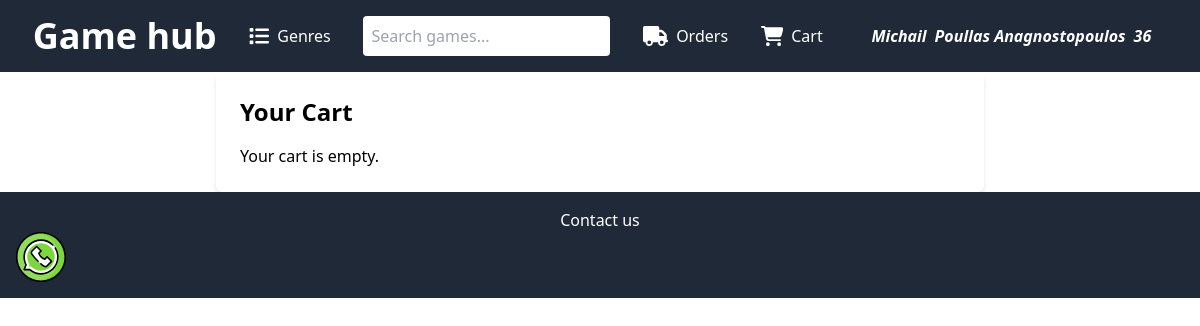
/cart/ (signed in), run on an earlier commit of the app's database.
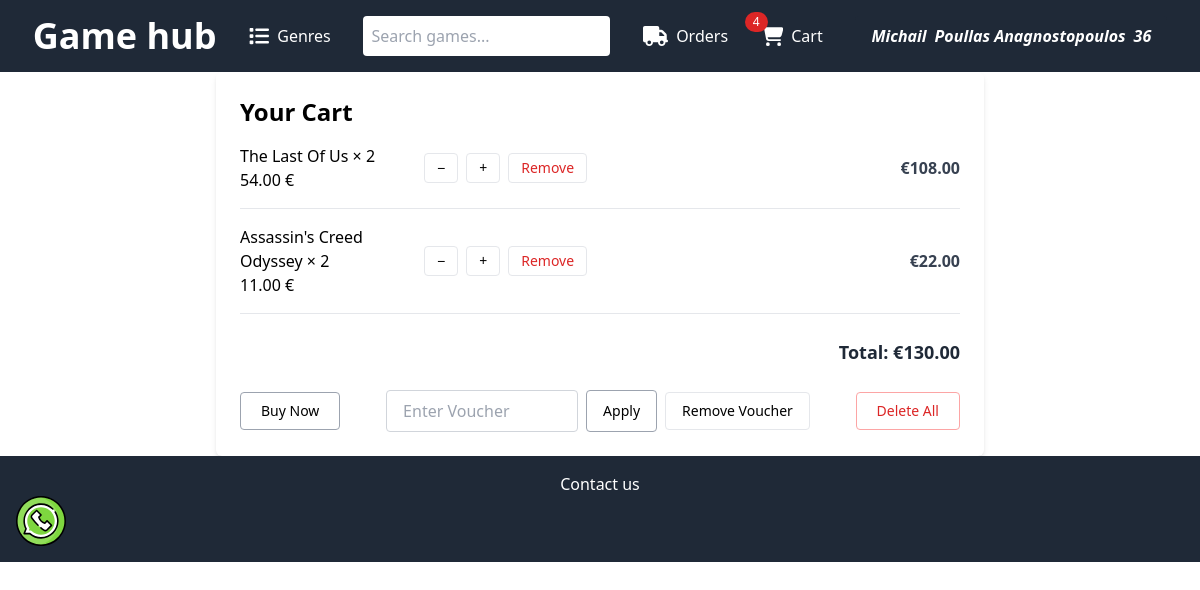
And on a later commit of the database.
### users_auth_app/models.py (models this page shows, shortened)
class CustomUser(AbstractUser):
    email = models.EmailField(max_length=255, unique=True)
    phone_number = models.CharField(max_length=15, blank=True)
    city = models.CharField(max_length=100, blank=True)
    area = models.CharField(max_length=100, blank=True)
    street = models.CharField(max_length=100, blank=True)
    profile_picture = models.ImageField(upload_to='profile_pics/', blank=True)
    games_ordered = models.PositiveIntegerField(default=0)
    USERNAME_FIELD = 'email'
    REQUIRED_FIELDS = ['username']

### game/models.py (models this page shows, shortened)
class CartItem(models.Model):
    game = models.ForeignKey(Game, on_delete=models.CASCADE)
    quantity = models.PositiveIntegerField(default=1)
    user = models.ForeignKey(settings.AUTH_USER_MODEL, on_delete=models.CASCADE)
    voucher_discount = models.DecimalField(max_digits=10, decimal_places=2,null = True)
    voucher_used = models.ForeignKey(Voucher,null=True,on_delete=models.CASCADE)
    def total_price(self):
        unit_price = self.game.discounted_price()
        if self.voucher_discount:
            unit_price *= (1 - self.voucher_discount / 100)
        return unit_price * self.quantity

class Game(models.Model):
    title = models.CharField(max_length=50)
    description = models.TextField()
    genres = models.ManyToManyField(Game_Genre, related_name= 'GENRE_CHOICES')
    release_date = models.DateField()
    image = models.ImageField(upload_to='games_images', blank=True, null=True, help_text="Upload an image file")
    image_url = models.URLField(blank=True, null=True, help_text="Or provide an image URL")
    price = models.DecimalField(max_digits=10, decimal_places=2)
    console = models.CharField(max_length=50, choices=Console_CHOICES)
    trailer = models.URLField(default='', blank=True)
    min_age = models.IntegerField(
        choices=MIN_AGE_CHOICES,
        default=0
    )
    discount = models.DecimalField(
        max_digits=4, decimal_places=2,
        default=0.0, blank=True
    )
    min_cpu = models.CharField(max_length=100, default="N/A", blank=True, verbose_name="Minimum CPU")
    min_gpu = models.CharField(max_length=100, default="N/A", blank=True, verbose_name="Minimum GPU")
    min_ram = models.CharField(max_length=20, default="N/A", blank=True, verbose_name="Minimum RAM")
    min_storage = models.CharField(max_length=20, default="N/A", blank=True, verbose_name="Minimum Storage")
    rec_cpu = models.CharField(max_length=100, default="N/A", blank=True, verbose_name="Recommended CPU")
    rec_gpu = models.CharField(max_length=100, default="N/A", blank=True, verbose_name="Recommended GPU")
    rec_ram = models.CharField(max_length=20, default="N/A", blank=True, verbose_name="Recommended RAM")
    rec_storage = models.CharField(max_length=20, default="N/A", blank=True, verbose_name="Recommended Storage")
    def discounted_price(self):
        if self.discount > 0:
            price = (self.price * (1 - self.discount / 100))
        else:
            price = self.price
        return price

### game/views.py (the view)
# urls.py: path('cart/', views.view_cart, name='view_cart'),
def view_cart(request):
    if not request.user.is_authenticated:
        return render(request, 'cart.html')
    cart_items = CartItem.objects.filter(user=request.user)
    total = sum(item.total_price() for item in cart_items)
    total_items = sum(item.quantity for item in cart_items)
    return render(request, 'cart.html', {'cart_items': cart_items, 'total': total, 'items':total_items})

### game/templates/cart.html (shortened to what this page needs)
{% extends "base.html" %}
{% block content %}
  {% if not user.is_authenticated %}
    <div class="bg-yellow-100 text-yellow-800 border border-yellow-300 p-4 rounded mb-6">
      You need to <a href="{% url 'login' %}" class="underline text-blue-600">log in</a> to add or view items in your cart.
    </div>
  {% else %}
    <div class="max-w-3xl mx-auto p-6 bg-white shadow-md rounded-md">
      <h1 class="text-2xl font-bold mb-4">Your Cart</h1>
      <ul class="space-y-4">
        {% for item in cart_items %}
          <li class="grid grid-cols-4 items-center gap-4 border-b pb-4">
            <div class="col-span-1 font-medium">
              {{ item.game.title }} × {{ item.quantity }} <br>{{ item.game.discounted_price|floatformat:2 }} €
            </div>
            <div class="col-span-2 flex gap-2">
              <form method="post" action="{% url 'decrease_quantity' item.pk %}">
                <button type="submit" class="text-sm px-3 py-1 border rounded hover:bg-gray-200">−</button>
              </form>
              <form method="post" action="{% url 'increase_quantity' item.pk %}">
                <button type="submit" class="text-sm px-3 py-1 border rounded hover:bg-gray-200">+</button>
              </form>
              <form method="post" action="{% url 'remove_from_cart' item.pk %}">
                <button type="submit" class="text-sm px-3 py-1 border text-red-600 rounded hover:bg-red-100">Remove</button>
              </form>
            </div>
            <div class="text-right font-semibold text-gray-700">
              €{{ item.total_price|floatformat:2 }}
            </div>
          </li>
        {% empty %}
          <li>Your cart is empty.</li>
        {% endfor %}
      </ul>
      {% if cart_items %}
      <div class="flex justify-end mt-6">
        <p class="text-lg font-semibold text-gray-800">Total: €{{ total|floatformat:2 }}</p>
      </div>
      <div class="flex flex-col md:flex-row justify-between items-start md:items-center gap-4 mt-6">
        <form method="post" action="{% url 'buy_now' %}">
          <button type="submit" class="text-sm px-5 py-2 border border-gray-400 rounded hover:bg-gray-100">
            Buy Now
          </button>
        </form>
        <div class="flex flex-col sm:flex-row items-center gap-2">
          <form method="post" action="{% url 'apply-voucher' %}" class="flex gap-2">
            <input
              type="text"
              name="coupon"
              id="voucherInput"
              value=""
              placeholder="{{ coupon_code.code|default:'Enter Voucher'}}"
              class="rounded border border-gray-300 px-4 py-2 focus:outline-none focus:ring-2 focus:ring-blue-500 w-48"
            >
            {% if not coupon_code %}
            <button
              type="submit"
              id="applyVoucherBtn"
              class="text-sm px-4 py-2 border border-gray-400 rounded hover:bg-gray-100"
              name="apply"
            >
              Apply
            </button>
            {% endif %}
          </form>
          <form method="post" action="{% url 'remove-voucher' %}">
            <button type="submit" id="removeVoucherBtn" class="text-sm px-4 py-2 border rounded hover:bg-gray-200">
              Remove Voucher
            </button>
          </form>
        </div>
        <form method="post" action="{% url 'delete_all_cart_items' %}">
          <button type="submit" class="text-sm px-5 py-2 border border-red-300 text-red-600 rounded hover:bg-red-100">
            Delete All
          </button>
        </form>
      </div>
      {% endif %}
    </div>
  {% endif %}
{% endblock %}

### game/templates/base.html (shortened to what this page needs)
<!DOCTYPE html>
<html lang="en">
<head>
  <script src="https://cdn.tailwindcss.com"></script>
</head>
<body>
  <nav class="bg-gray-800 text-white">
    <ul class="flex p-4 justify-evenly gap-4 items-center">
      <li><a href="{% url 'home' %}">
          <h1 class="text-4xl font-bold">Game hub</h1>
        </a></li>
      <li class="relative group">
        <a href="#" class="flex items-center gap-2">
          Genres
        </a>
      </li>
      <li>
        <form action="{% url 'home' %}" method="get" class="flex items-center justify-center">
          <input type="text" name="search" placeholder="Search games..." class="p-2 rounded text-black">
        </form>
      </li>
      <li><a href="{% url 'view_orders' %}" class="flex items-center gap-2"> Orders</a>
      </li>
     <li class="relative">
  <a href="{% url 'view_cart' %}" class="flex items-center gap-2 relative">
    Cart
    {% if items > 0 %}
    <span class="absolute -top-3 -left-4 bg-red-600 text-white text-xs px-2 py-0.5 rounded-full">
      {{ items }}
    </span>
    {% endif %}
  </a>
</li>
          {% if user.is_authenticated %}
           <div class="relative group inline-block text-white">
  <div class="italic font-bold px-4 py-2 bg-gray-800 rounded-t cursor-pointer flex gap-2">
    <h4>{{ user.first_name }}</h4>
    <h4>{{ user.last_name }}</h4>
    <h4>{{user.games_ordered}}</h4>
  </div>
</div>
        {% else %}
      <div class="flex gap-4">
          <li><a href="{%url 'register'%}" class="flex items-center gap-2">Register</a></li>
          /
          <li><a href="{%url 'login'%}" class="flex items-center gap-2">Login</a></li>
    </div>
      {% endif %}
    </ul>
  </nav>
  {% block content %}{% endblock content%}
  <footer class="bg-gray-800 text-white p-4 text-center">
    <div>
      <h2>Contact us</h2>
      <div><a href="https://wa.me/+355693210113?text=Hello%2C%20I%20visited%20your%20site%20and%20want%20more%20info" target="_blank">
      </a></div>
    </div>
</body>
</html>

### game/templates/base.html (style rules this page uses)
.relative { position: relative; }

What changed in the data, as far as the page shows it:
added CartItem: game "The Last Of Us", quantity "2", game.discounted_price "54.00", total_price "108.00"
added CartItem: game "Assassin's Creed Odyssey", quantity "2", game.discounted_price "11.00", total_price "22.00"
Also different on the page:
{{ items }}: (not shown) → "4"
{{ total|floatformat:2 }}: (not shown) → "130.00"
form field coupon: (not shown) → "Enter Voucher"
text no longer shown: "Your cart is empty."
text now shown: "Total: € Buy Now Apply Remove Voucher Delete All"
